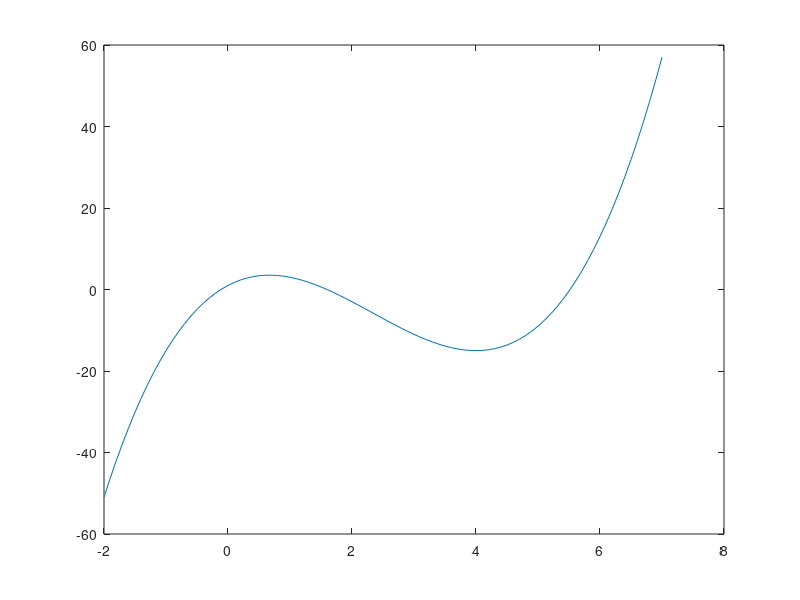

The MATLAB source for this figure:
%Rozwiązanie problemu metodą gradientu:

x = -2:0.1:7;
y = x.^3 -7*x.*x + 8*x +1;
plot(x,y)

k = 1;
tau2 = 2;
tau1 = 0.5;
f0 = 1;
fp0 = 8;

beta = 0.5;




ftau1 = tau1.^3 - 7.*tau1^2 + 8 *tau1 +1;
ftau2 = tau2.^3 - 7*tau2.^2 + 8*tau2 +1;


while(ftau1 > f0 + (1/2)*fp0*tau1) && (ftau2 < f0 + (1/2)*fp0*tau2)
    disp("jestem w while1")
  if(ftau1 < f0 + (1/2)*fp0*tau1)
      disp("jestem w if1")
tau1=tau1*(1/k);
  end
   if  (ftau2 < f0 + (1/2)*fp0*tau2)
       disp("jestem w if2")
    tau2=tau2*k
  end

    k = k+1;
    tau1 = k*tau2;
    ftau1 = tau1.^3 - 7.*tau1^2 + 8 *tau1 +1;
    ftau2 = tau2.^3 - 7*tau2.^2 + 8*tau2 +1;
end


tau1 = tau1;
tau2 = tau2;
alfa = ( sqrt( 5 ) - 1 ) / 2;
xl = tau2 - alfa.* ( tau2 - tau1 );
xr = tau1 + alfa.* ( tau2 - tau1 );







alfa = ( sqrt( 5 ) - 1 ) / 2;
%punkty próbek
x1 = tau2 - alfa.* ( tau2 - tau1 );
x2 = tau1 + alfa.* ( tau2 - tau1 );

%współczynnik próbkowania
epsilon = 0.001;

%for i = 1:5 <---test

%pierwsze wyznaczenie wartosci probek
fx1 =  x1.^3 -7*x1.*x1 + 8*x1 +1;
fx2 =  x2.^3 -7*x2.*x2 + 8*x2 +1;
%petla zmniejszajaca zakres sprawdzania do epsilona
while ((tau1-tau2)>epsilon)
    disp("jestem w while2")
    %jezeli wartosc 1<wartosci 2 - zmienia sie zakres
    if fx1 < fx2
        disp("jestem w if3")
%duzy zakres zmienia sie z prawej z x2 tau1 x2 przesowa sie w lewo na x1 
        tau2 = x2;
        x2 = x1;
        %przez przesuniecie tau2 x1 z rownania rowniez sie przesunie w lewo
        % (tau1 zostaje bez zmian)
        x1 = tau2 - alfa.*(tau2-tau1);
        fx1 =  x1.^3 -7*x1.*x1 + 8*x1 +1;
        fx2 =  x2.^3 -7*x2.*x2 + 8*x2 +1;
        %^^trzeba ponownie wyznaczyc wartosci probek 
    else 
        disp("jestem w else")
        %duzy zakres przesuwa sie w prawo (tau1 na x1)
        tau1 = x1;
        x1 = x2;
        %maly zakres w prawo (x1 na miejsce x2, gdzie x2 nowo wyznaczone z
        %przesunietego tau1. Tu tau2 nie zmienia miejsca
        x2 = tau1 + alfa.*(tau2-tau1);
        fx1 =  x1.^3 -7*x1.*x1 + 8*x1 +1;
        fx2 =  x2.^3 -7*x2.*x2 + 8*x2 +1;
        %^^trzeba ponownie wyznaczyc wartosci probek 
    end
end
%wyswietlenie srodka nowego przedzialu w ktorym jest min
 disp((tau2+tau1)/2);

